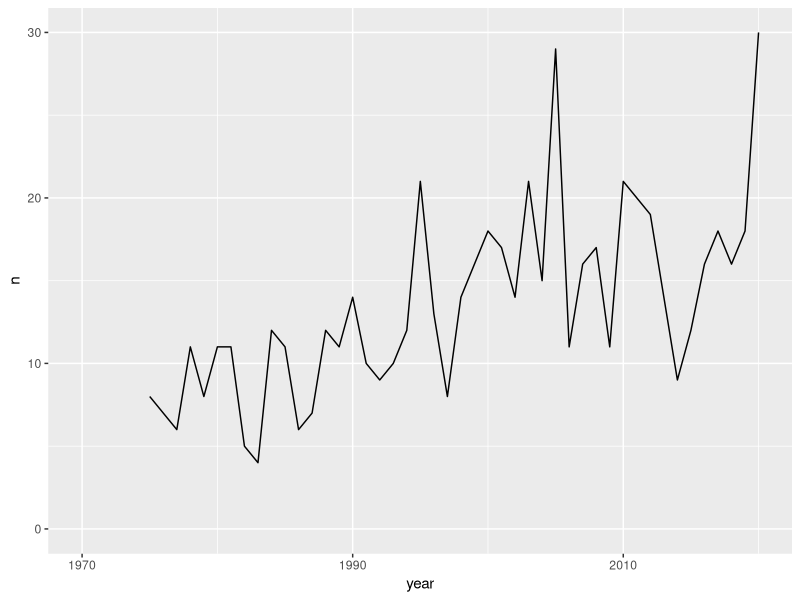

Reproduce this figure in R.
## ---- chunk 1
1 + 1
## ---- chunk 2
#| echo: false
2 * 2
## ---- chunk 3
library(tidyverse)
## ---- chunk 4
  storms %>%
    count(name, year) %>%
    count(year) %>%
    ggplot(aes(year,n))+
    geom_line()+
    scale_x_continuous(limits = c(1970,2020),
                       breaks = c (1970, 1990, 2010))+
    scale_y_continuous(limits = c(0, NA))

  
    
